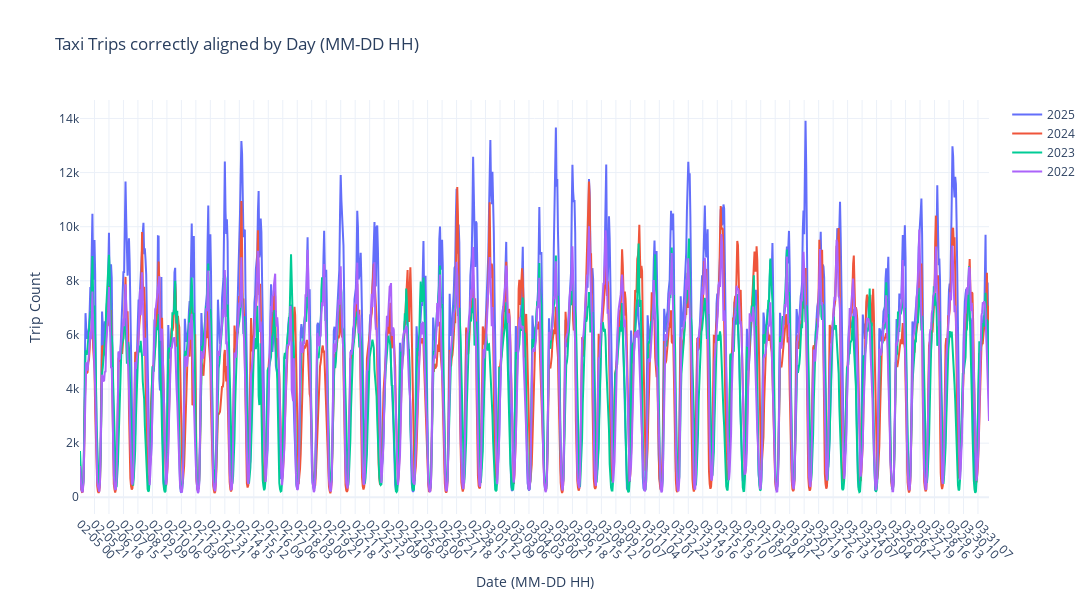

The notebook cell saved with this chart:
### Code cell
fig = go.Figure()

combined_df = combined_df.copy()
combined_df['dt'] = pd.to_datetime(combined_df['time'], format="%m-%d %H")

# Sort by datetime and generate x-axis label
combined_df = combined_df.sort_values('dt').reset_index(drop=True)
combined_df['x_label'] = combined_df['dt'].dt.strftime("%m-%d %H")

# Plot each year column
for col in sorted([c for c in combined_df.columns if c not in ['time', 'dt', 'x_label']], reverse=True):
    fig.add_trace(
        go.Scatter(
            x=combined_df['x_label'],
            y=combined_df[col],
            mode='lines',
            name=f"{col}"
        )
    )

fig.update_layout(
    title="Taxi Trips correctly aligned by Day (MM-DD HH)",
    xaxis_title="Date (MM-DD HH)",
    yaxis_title="Trip Count",
    template="plotly_white",
    height=600,
    width=1500,
    xaxis=dict(tickangle=45)
)

fig.show()

### Figure 1 — Plotly figure (JSON) as saved in the notebook; plotly's stock layout.template omitted (floating-point values rounded to 4 significant figures; data arrays with more than 128 entries replaced by an {"elided": "..."} marker saying what was removed)
{"data": [{"mode": "lines", "name": "2025", "type": "scatter", "x": {"elided": "1319 str values"}, "y": {"elided": "1319 int values"}}, {"mode": "lines", "name": "2024", "type": "scatter", "x": {"elided": "1319 str values"}, "y": {"elided": "1319 int values"}}, {"mode": "lines", "name": "2023", "type": "scatter", "x": {"elided": "1319 str values"}, "y": {"elided": "1319 int values"}}, {"mode": "lines", "name": "2022", "type": "scatter", "x": {"elided": "1319 str values"}, "y": {"elided": "1319 int values"}}], "layout": {"height": 600, "title": {"text": "Taxi Trips correctly aligned by Day (MM-DD HH)"}, "width": 1500, "xaxis": {"tickangle": 45, "title": {"text": "Date (MM-DD HH)"}}, "yaxis": {"title": {"text": "Trip Count"}}}}
